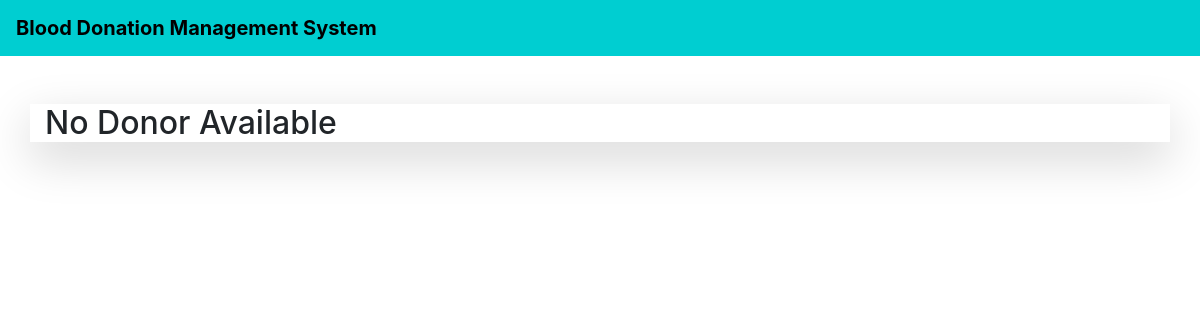
The page /donor_list/ on the database as committed earlier.
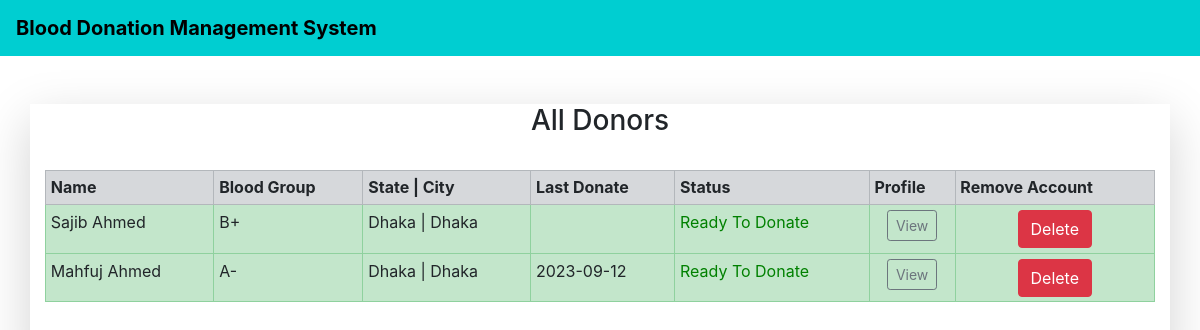
The same page on the database as committed later.
### home/models.py (models this page shows, shortened)
class Donor(models.Model):
    donor = models.OneToOneField(User, on_delete=models.CASCADE, blank=True, null=True)
    date_of_birth = models.CharField(max_length=100)
    phone = models.CharField(max_length=10)
    city = models.CharField(max_length=100)
    state = models.CharField(max_length=100)
    address = models.TextField(max_length=500, default="")
    blood_group = models.ForeignKey(BloodGroup, on_delete=models.CASCADE)
    last_donate = models.CharField(max_length=100, blank=True)
    gender = models.CharField(max_length=10)
    image = models.ImageField(upload_to="")
    ready_to_donate = models.BooleanField(default=True)

class BloodGroup(models.Model):
    name = models.CharField(max_length=5)
    def __str__(self):
        return self.name

### Admin/views.py (the view)
# urls.py: path("donor_list/", views.donor_list, name="donor_list"),
def donor_list(request):
    donors = Donor.objects.all()
    return render(request,'donor_list.html',{'donors':donors})

### Admin/templates/donor_list.html (shortened to what this page needs)
{% extends 'base.html' %}
{% block body %}
 <br>
<div class="container shadow-lg bg-tertiary">
{% if donors %}
<h3 class="text-center">All Donors</h3><br>
<table class="table table-sm table-bordered">
  <tr class="table-secondary">
    <th>Name</th>
    <th>Blood Group</th>
    <th>State | City</th>
    <th>Last Donate</th>
    <th>Status</th>
    <th>Profile</th>
    <th>Remove Account</th>
  </tr>
  {% for i in donors %}
      <tr class="table-success">
        <td>{{i.donor.get_full_name}}</td>
        <td>{{i.blood_group}}</td>
        <td>{{i.state}} | {{i.city}}</td>
        <td>{{i.last_donate}}</td>
        {% if i.ready_to_donate %}
        <td style="color:green">Ready To Donate</td>
        {% else %}
        <td style="color:red">Not Ready To Donate</td>
        {% endif %}
        <td class="text-center"><a href="/donors_details/{{i.id}}/" class="btn btn-sm btn-outline-secondary">View</a></td>
        <td class="text-center"><a href="{% url 'delete_donor' id=i.id %}" class="btn btn-danger"> Delete </a></td>
  {% endfor %}
</table><br><br>
{% else %}
<h2>No Donor Available</h2>
{% endif %}
</div>
{% endblock %}

Rows that differ between the two databases and show on the page:
added Donor: donor.get_full_name "Sajib Ahmed", blood_group "B+", state "Dhaka", city "Dhaka", ready_to_donate "Ready To Donate"
added Donor: donor.get_full_name "Mahfuj Ahmed", blood_group "A-", state "Dhaka", city "Dhaka", last_donate "2023-09-12", ready_to_donate "Ready To Donate"
Other text that changed with them:
text no longer shown: "No Donor Available"
text now shown: "All Donors Name Blood Group State | City Last Donate Status Profile Remove Account"
